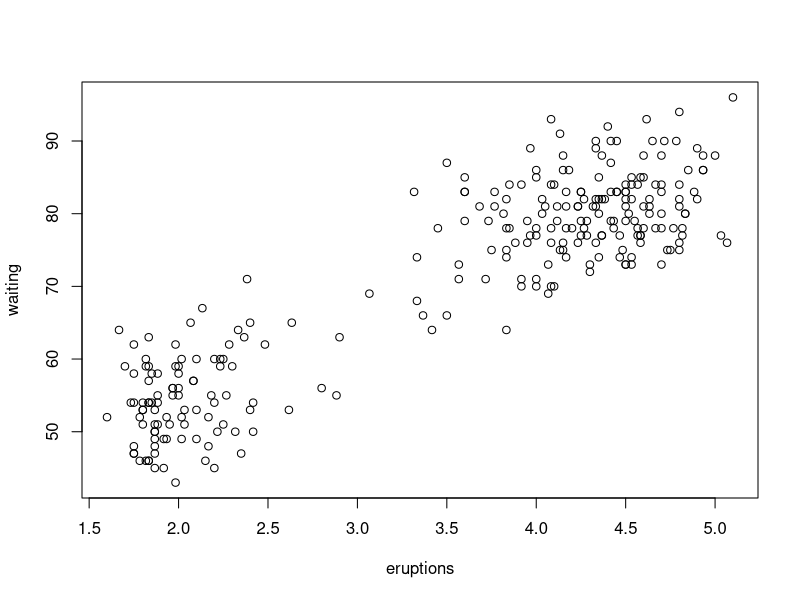
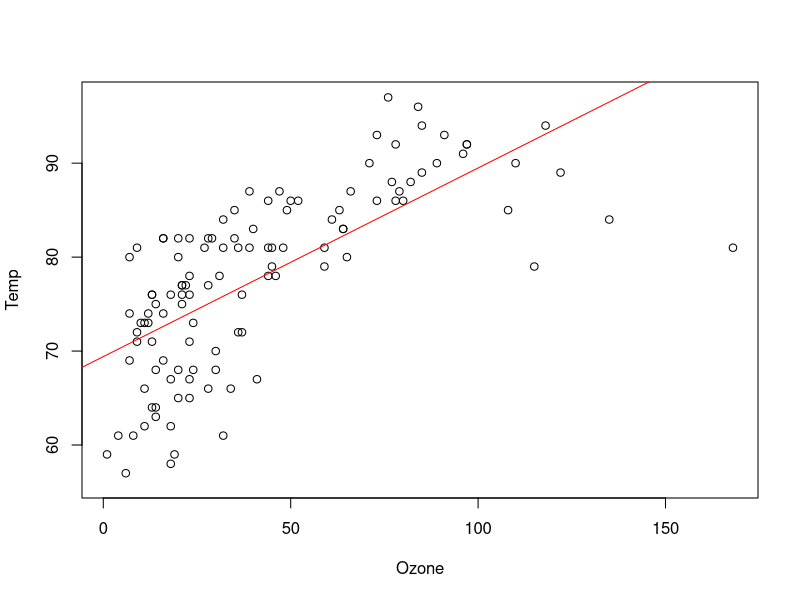
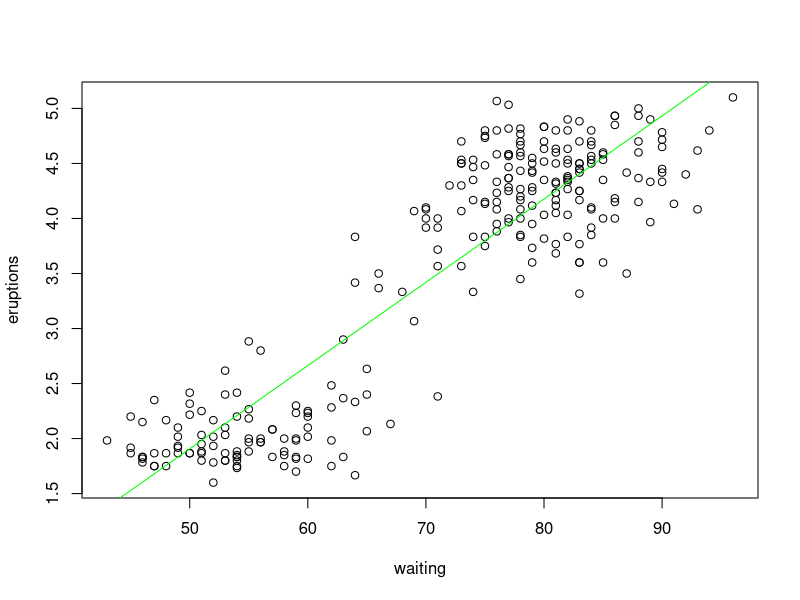

The R script that drew these images, in order:
#Assignment 6
#Exercise 1
data("faithful")
head(faithful)
cor(faithful[, c("eruptions", "waiting")])
plot(faithful)

#Exercise 2
data("airquality")
head(airquality)

model=lm(Temp~Ozone, data=airquality)
summary(model)
plot(Temp~Ozone, data=airquality)
abline(lm(Temp~Ozone, data=airquality), col="red")
#The estimated regression line is shown in red, which is y=0.02*x+69.41

model=lm(eruptions~waiting, data=faithful)
summary(model)
#From coefficients table, we can see the slope of the correlation is 0.076. It is a positive number which means there is a positive correlation between eruptions time and waiting time. It also means that if the waitng time increase by 1 unit the duration of the eruption will increase by 0. 075628
plot(eruptions~waiting, data=faithful)
abline(lm(eruptions~waiting, data=faithful), col="green")

#Exercise 3
res=residuals(model)
head(res)
RSS=sum(res^2)
RSE=sqrt(RSS/summary(model)$df[2])
RSE
RMSE=RSS/272
RMSE
MSE=RSS/summary(model)$df[2]
MSE
# Residual standard error(RSE) equals 6.818914
# Mean square error (MSE) equals 46.49759

#Anova table to confirm MSE
anova(model)

#The mean Sq is 46.5 in anova table. Answer confirmed 
